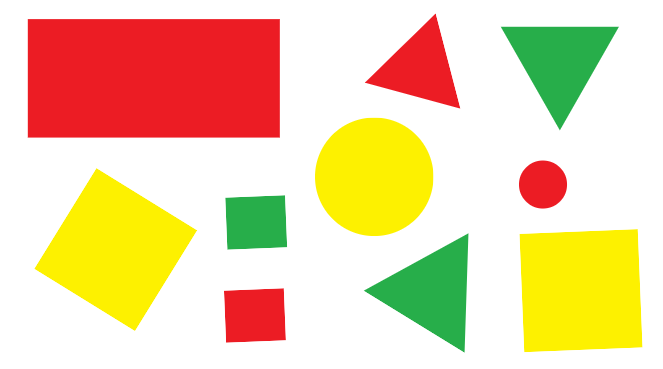
#> input picture Shape & Color Detection/Data/shape.png, 663 x 369 px, found by its file name
$ python color_dectection.py
#> lines starting #> are read from the running program, lines starting #| are printed output that depends on the picture; after the words box and inside, x2 and y2 are one past the last pixel; in counts of white or black regions, pixels touching at a corner belong together
import cv2
import numpy as np

img = cv2.imread('Data1/shape.png')
#> img is the input picture: shape (369, 663, 3); mean B, G, R 168.2, 211.5, 238.1

def calculate_mask(lower_color, upper_color, hsv_img):
    kernal = np.ones((5, 5), "uint8")
    color_lower = np.array(lower_color, np.uint8)
    color_upper = np.array(upper_color, np.uint8)
    color_mask = cv2.inRange(hsv_img, color_lower, color_upper)
    color_mask = cv2.dilate(color_mask, kernal)
    return color_mask

def detect_specific_color(color_mask, name_color, img):
    contours,_ = cv2.findContours(color_mask,cv2.RETR_TREE,cv2.CHAIN_APPROX_SIMPLE)
    cnt = len(contours)
    if( name_color == "Red"):  print("+ Màu đỏ:", str(cnt) + " hình")
    if( name_color == "Green"):  print("+ Màu xanh lá:", str(cnt)+ " hình")
    if( name_color == "Yellow"):  print("+ Màu vàng:", str(cnt) + " hình")
    for pic, contour in enumerate(contours):
        area = cv2.contourArea(contour)
        if(area > 300):
            x, y, w, h = cv2.boundingRect(contour)
            cv2.putText(img, name_color, (x, y), cv2.FONT_HERSHEY_SIMPLEX, 0.6, (0), 2)

hsv_img = cv2.cvtColor(img, cv2.COLOR_BGR2HSV)
#> hsv_img: shape (369, 663, 3); mean H, S, V 38, 88.8, 246.6
def detect_color(img):
    detect_specific_color(calculate_mask([136, 87, 111], [180, 255, 255],  hsv_img), "Red", img)
    detect_specific_color(calculate_mask([40, 40, 40], [70, 255, 255],  hsv_img), "Green", img)
    detect_specific_color(calculate_mask([20, 100, 100], [30, 255, 255],  hsv_img), "Yellow", img)
    return img

i = 0
cnt_tri = 0
cnt_squ = 0
cnt_rec = 0
cnt_cir = 0

gray = cv2.cvtColor(img, cv2.COLOR_BGR2GRAY)
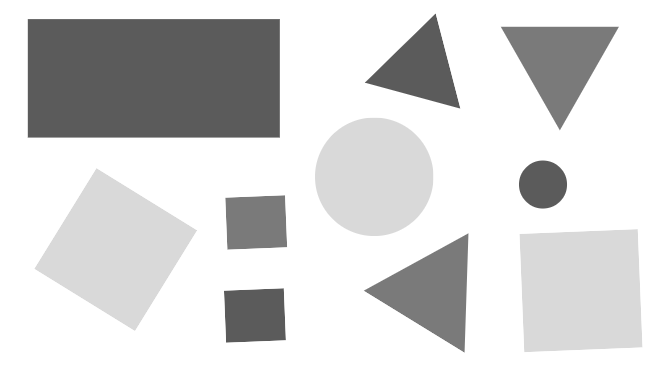
#> gray: shape (369, 663); min 91, max 255, mean 214.5
_, threshold = cv2.threshold(gray, 240, 255, cv2.THRESH_BINARY) # phân vùng
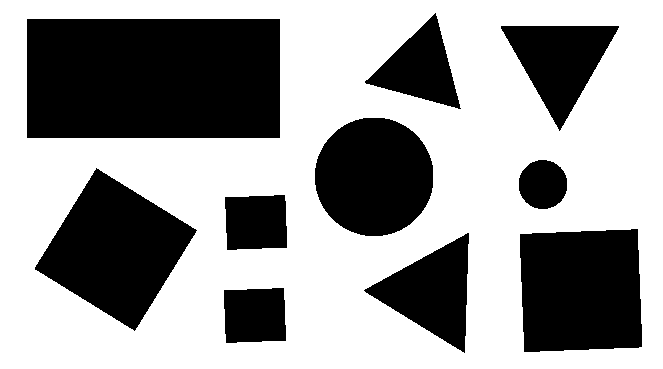
#> threshold: shape (369, 663); 61.5% white; 10 black regions
cv2.imshow('r', threshold)
contours, _ = cv2.findContours(threshold, cv2.RETR_TREE, cv2.CHAIN_APPROX_SIMPLE)
#> contours = 11 contours; largest, box (x1, y1, x2, y2) and area: (0, 0, 663, 369) 243616, (26, 18, 281, 139) 30478, (519, 228, 643, 353) 14211, (34, 167, 198, 332) 14177, (314, 117, 434, 237) 11224

for contour in contours:
	if i == 0:
		i = 1
		continue
	approx = cv2.approxPolyDP(contour, 0.01 * cv2.arcLength(contour, True), True)
	cv2.drawContours(img, [contour], 0, (0,255,0), 5)
	M = cv2.moments(contour)
	x = int(M['m10']/M['m00'])
	y = int(M['m01']/M['m00'])
#> (the run stopped early here; a loop or call above may not have finished)

$ run again, with Shape & Color Detection/Data/pic1.png copied over Shape & Color Detection/Data/shape.png
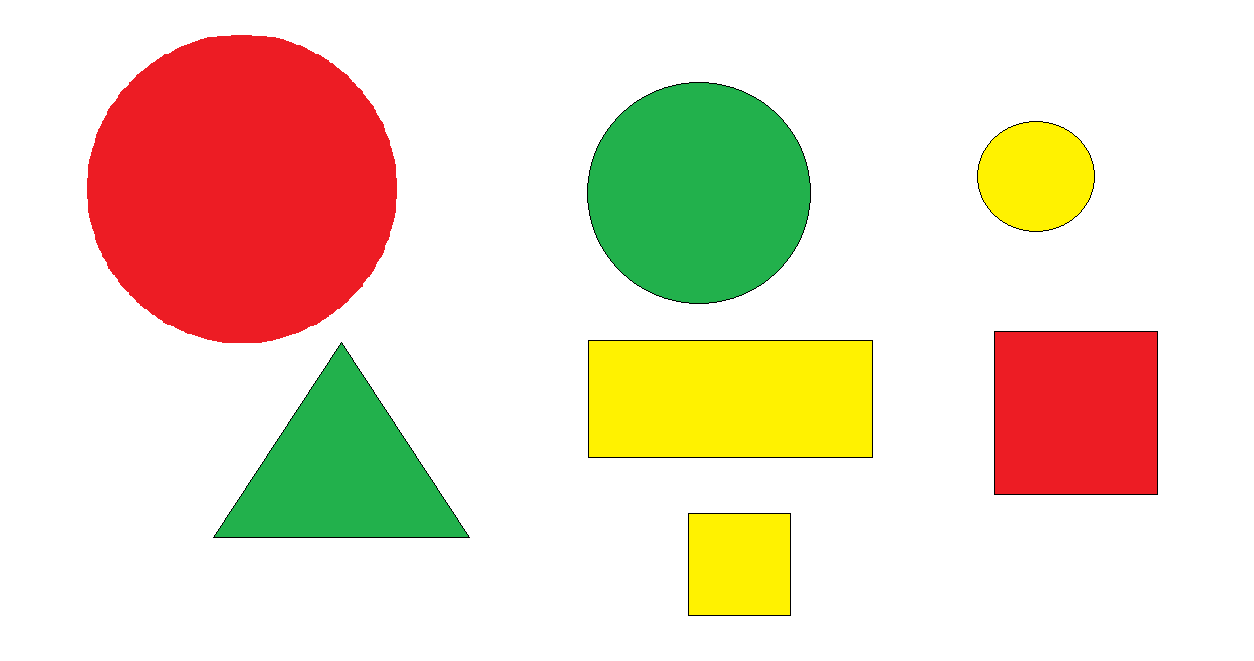
#> input picture Shape & Color Detection/Data/pic1.png, 1254 x 661 px, found by its file name
#> img is the input picture: shape (661, 1254, 3); mean B, G, R 197.3, 219.4, 234.9
#> hsv_img: shape (661, 1254, 3); mean H, S, V 28.9, 59.5, 245.8
#> `gray = cv2.cvtColor(img, cv2.COLOR_BGR2GRAY)`:
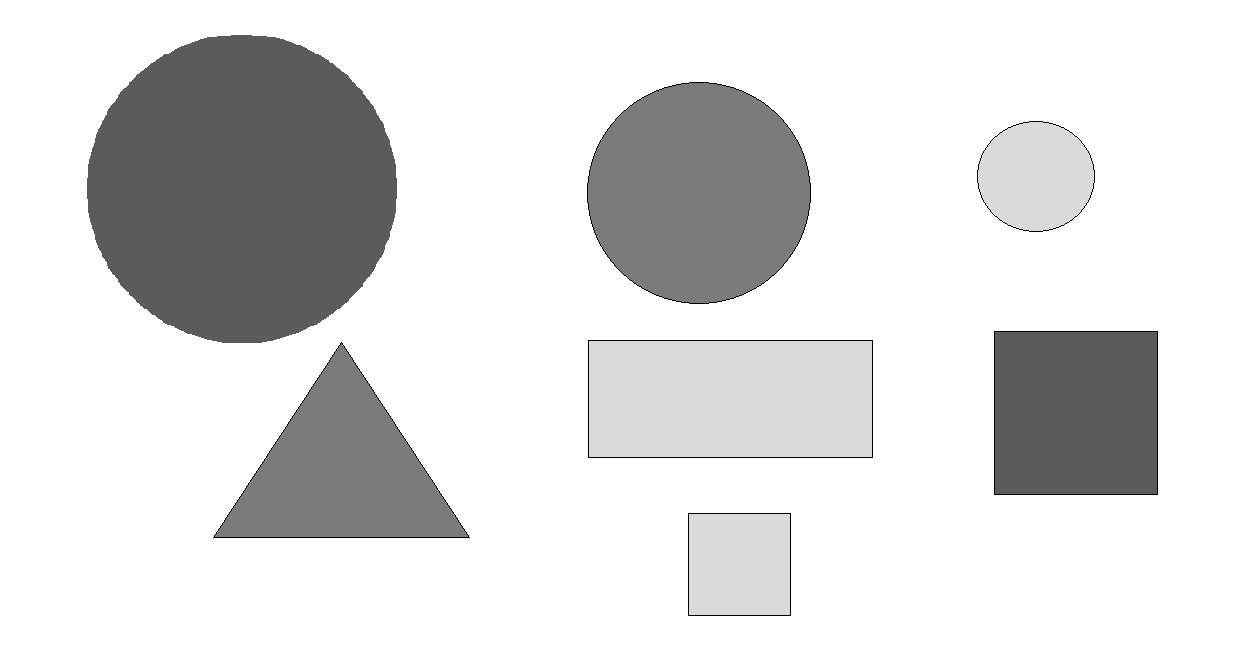
#> gray: shape (661, 1254); min 0, max 255, mean 221.5
#> `_, threshold = cv2.threshold(gray, 240, 255, cv2.THRESH_BINARY)`:
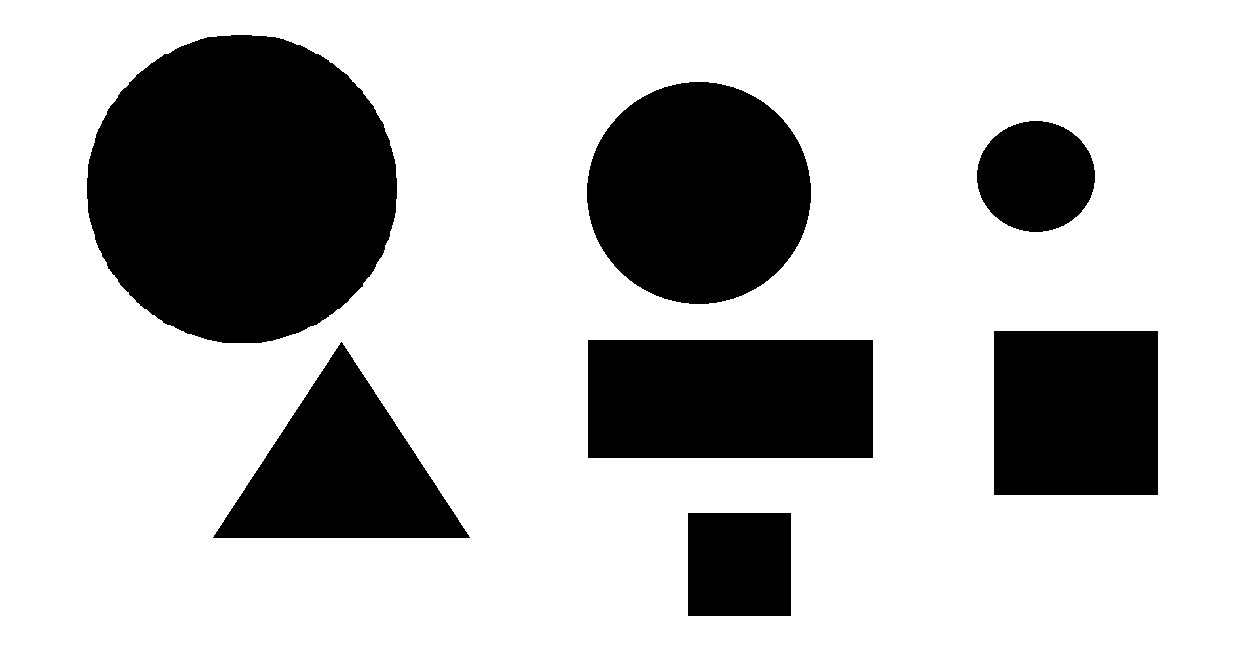
#> threshold: shape (661, 1254); 73.4% white; 7 black regions
#> contours = 8 contours; box (x1, y1, x2, y2) and area: (0, 0, 1254, 661) 826980, (86, 34, 398, 344) 75549, (586, 81, 812, 305) 39298, (587, 339, 874, 459) 34032, (993, 330, 1159, 496) 27223, (212, 341, 471, 539) 25608, (687, 512, 792, 617) 10814, (976, 120, 1096, 233) 10416

$ run again, with Shape & Color Detection/Data/pic3.png copied over Shape & Color Detection/Data/shape.png
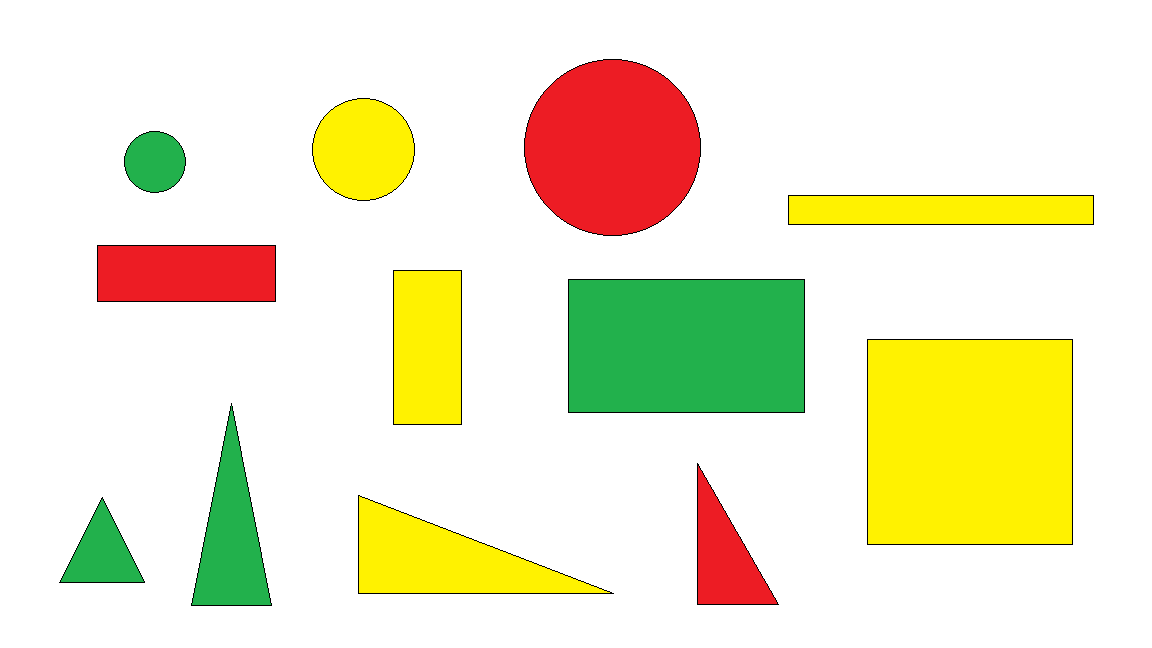
#> input picture Shape & Color Detection/Data/pic3.png, 1152 x 648 px, found by its file name
#> img is the input picture: shape (648, 1152, 3); mean B, G, R 203.1, 234.9, 238.7
#> hsv_img: shape (648, 1152, 3); mean H, S, V 16.6, 51.8, 247.3
#> `gray = cv2.cvtColor(img, cv2.COLOR_BGR2GRAY)`:
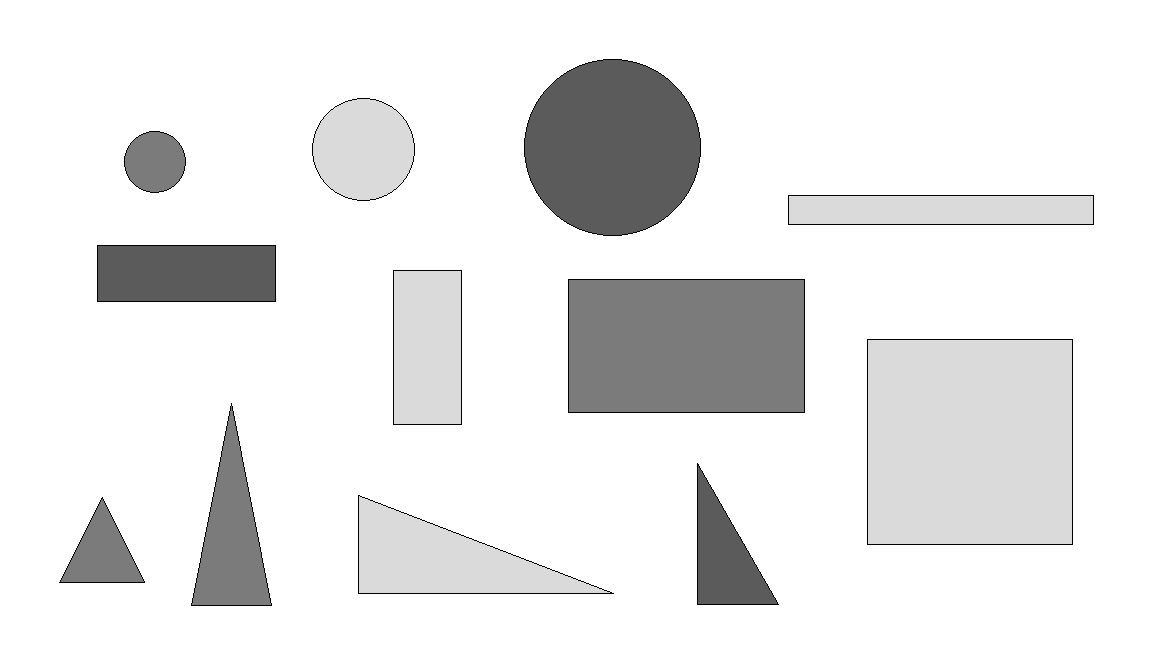
#> gray: shape (648, 1152); min 0, max 255, mean 232.4
#> `_, threshold = cv2.threshold(gray, 240, 255, cv2.THRESH_BINARY)`:
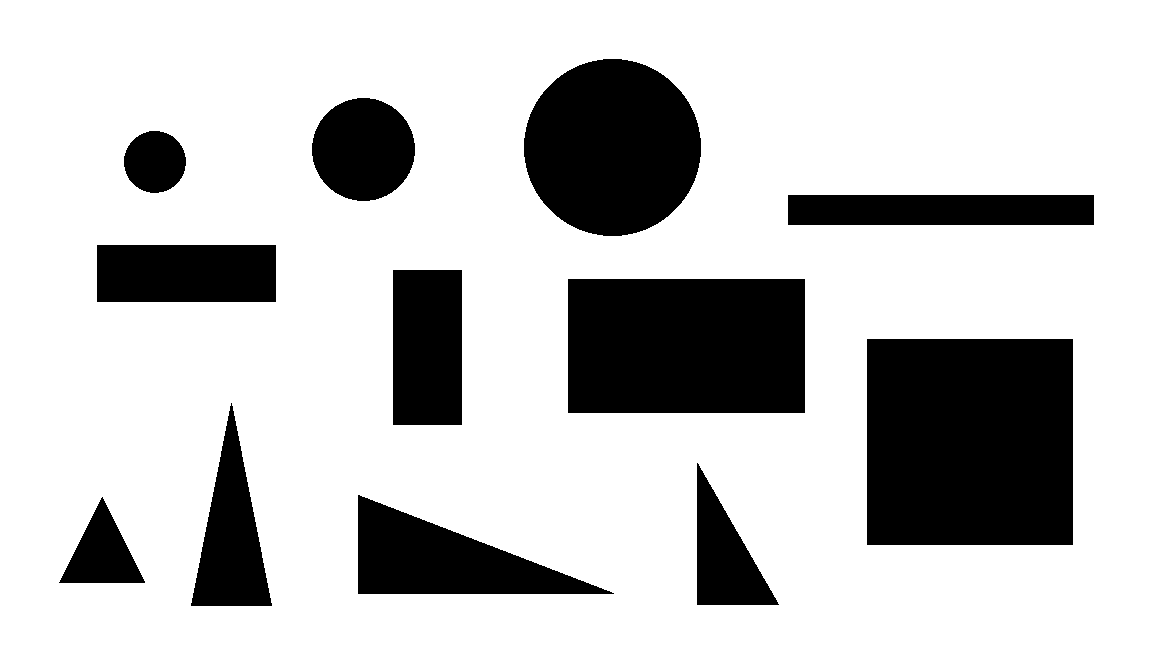
#> threshold: shape (648, 1152); 77.1% white; 12 black regions
#> contours = 13 contours; largest, box (x1, y1, x2, y2) and area: (0, 0, 1152, 648) 744697, (866, 338, 1074, 546) 42847, (567, 278, 806, 414) 32128, (523, 58, 702, 237) 24802, (357, 494, 615, 595) 13105
